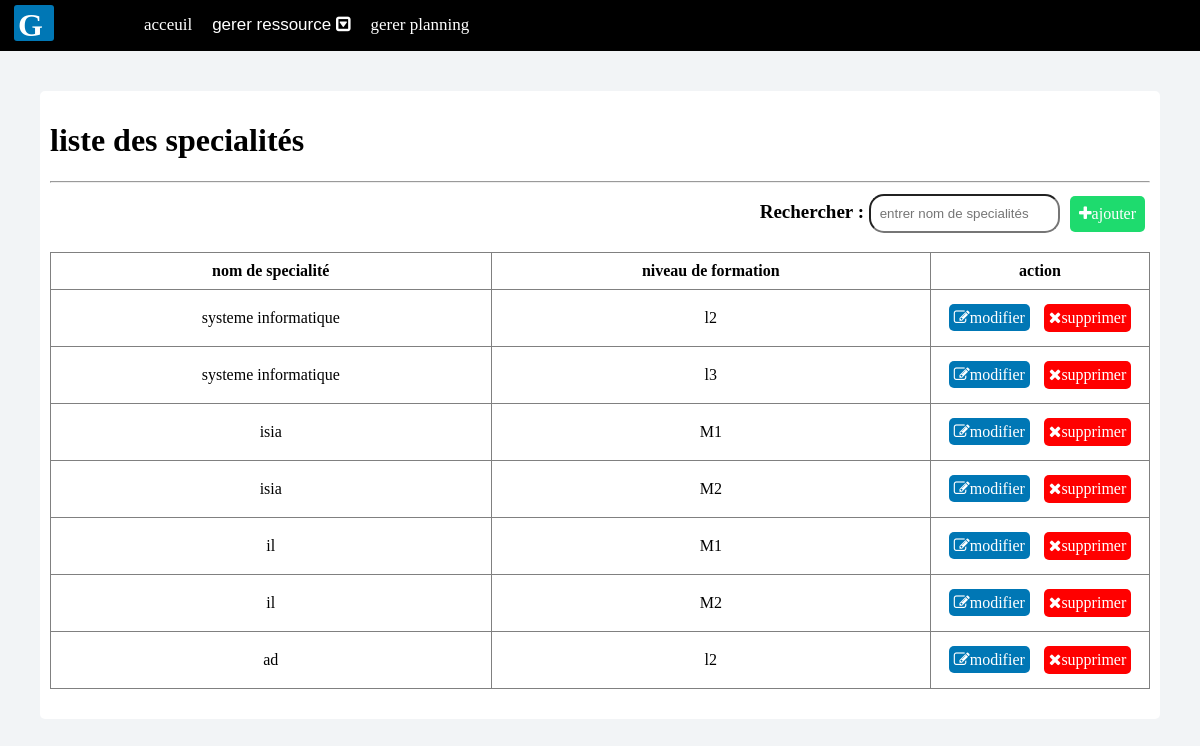
/crud5se.php, run on the app's committed database.
### tables this page shows
CREATE TABLE `niveau_de_formation` (
  `id_n` int(11) NOT NULL,
  `nom_n` enum('l3','l2','M1','M2') NOT NULL,
  `specialité` varchar(45) NOT NULL
);

### crud5se.php (the view, shortened to what this page needs)
<!DOCTYPE html>
<html>
<head>
		<link rel="stylesheet" type="text/css" href="pA.css">
			<link rel="stylesheet" href="https://maxcdn.bootstrapcdn.com/font-awesome/4.7.0/css/font-awesome.min.css">
</head>
<body>
 <?php require_once 'dash.php'; ?>
	<div class="io">
<h1>liste des specialités</h1>
<hr>
 <div class="df">
	 	<label> Rechercher : </label>
	 	 <input type="text" id="myInput" onkeyup="myFunction()" placeholder=" entrer nom de specialités ">
	  <a id="rsw" href="ajouter_se.php"><i class="fa fa-plus"></i>ajouter</a>
	 </div>
<table border="1" width="100%" id="myTable">
	<tr>
		<th>nom de specialité</th>
		<th>niveau de formation</th>
	<th id="at">action</th>
	</tr>
	 <?php
  require_once 'model.php';
  $q=$bd->query("select * from niveau_de_formation");
  while ($t=$q->fetch()){
  ?>
  <tr>
	<td><?php echo $t['specialité'];?></td>
	<td><?php echo $t['nom_n'];?></td>
		<td>
<a id="ml" href="modifier_se.php?ids=<?php echo $t['id_n'];?>&nn=<?php echo $t['nom_n'];?>&se=<?php echo $t['specialité'];?>"><i class="fa fa-edit"></i>modifier</a>
			<button id="s" type="button" onclick="delete_r('delete_se.php?id=',<?php echo $t['id_n'];?> )"><i class="fa fa-times"></i>supprimer</button></td>
		<?php }
  ?></tr>
	</div>
</body>
</html>

### pA.css (style rules this page uses)
table { margin-top: 40px; width: 100%; text-align: center; border-collapse: collapse; }
th,td { padding: 9px; }
#at { width: 200px; }
#s { background-color: red; border: none; }
#ml { background-color: #0077b5; }
#rsw { background-color: #1edb6e; padding: 9px; float: right; }
.df > label { font-weight: bold; font-size: 19px; margin:10px 5px 0 0; }
.df > input { padding: 5px; height: 25px; margin:3px 5px 0 0; border-radius: 15px; }
.df { margin-bottom: 15px; float: right; display: flex; }
.io a,.io button { border-radius: 5px; text-decoration: none; color: white; padding: 5px; font-size: 16px; font-family: 'Crimson Text', serif; margin: 5px; }
.io { color: black; background-color: white; padding: 10px; padding-bottom: 30px; margin: 40px; border-radius: 5px; }

### h.css (style rules this page uses)
body { color: white; margin: 0; background-image: linear-gradient(rgb(0,0,0),rgba(0,0,0,0.6), rgb(0,0,0)) ,url("Capture.JPG"); background-size: cover; }
html { width: 100%; height: 100%; }

### o.css (style rules this page uses)
body { margin: 0; background-color: #f2f4f6; background-image: none; }

### crud5se.php (style rules this page uses)
.io { color: black; }

### data on the page
niveau_de_formation: specialité "systeme informatique", nom_n "l2"
niveau_de_formation: specialité "systeme informatique", nom_n "l3"
niveau_de_formation: specialité "isia", nom_n "M1"
niveau_de_formation: specialité "isia", nom_n "M2"
niveau_de_formation: specialité "il", nom_n "M1"
niveau_de_formation: specialité "il", nom_n "M2"
niveau_de_formation: specialité "ad", nom_n "l2"
